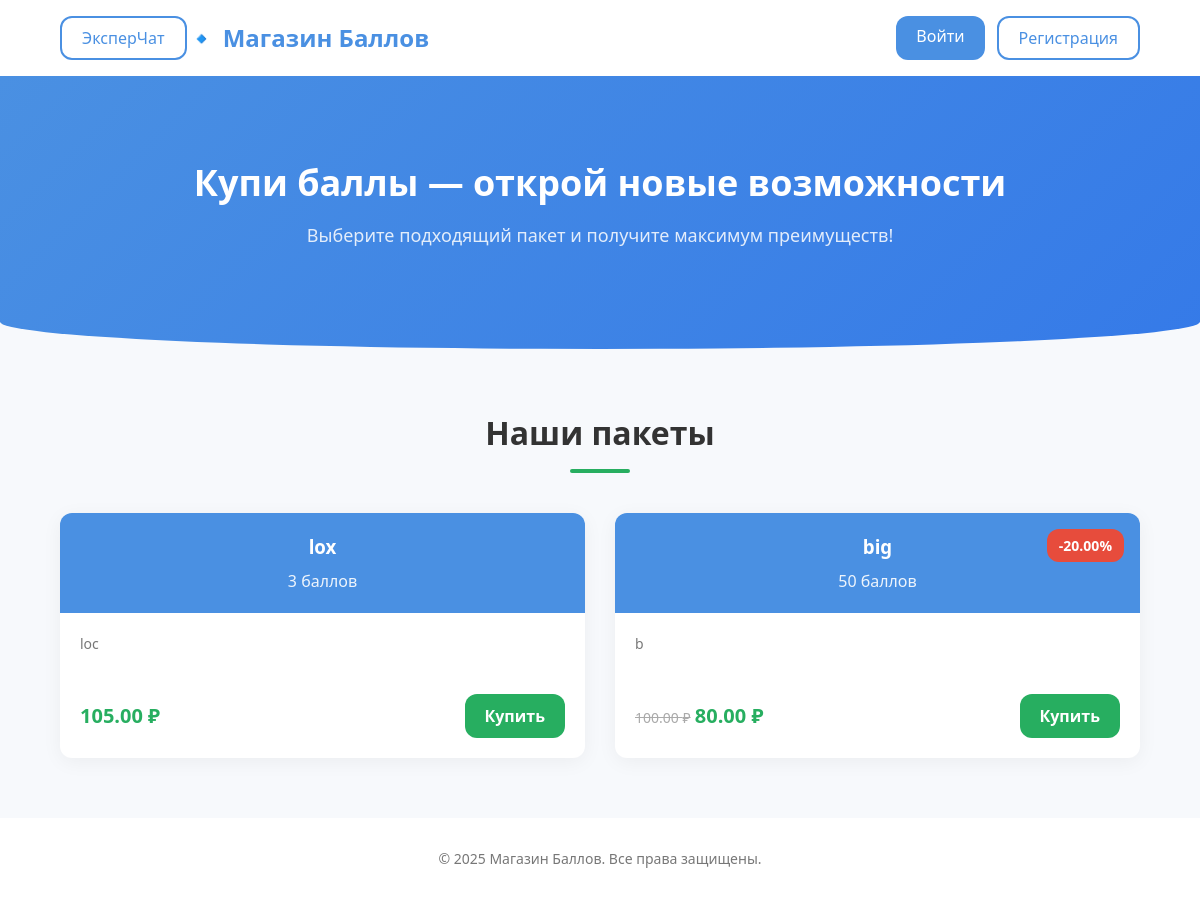
The app's page /store/, older data.
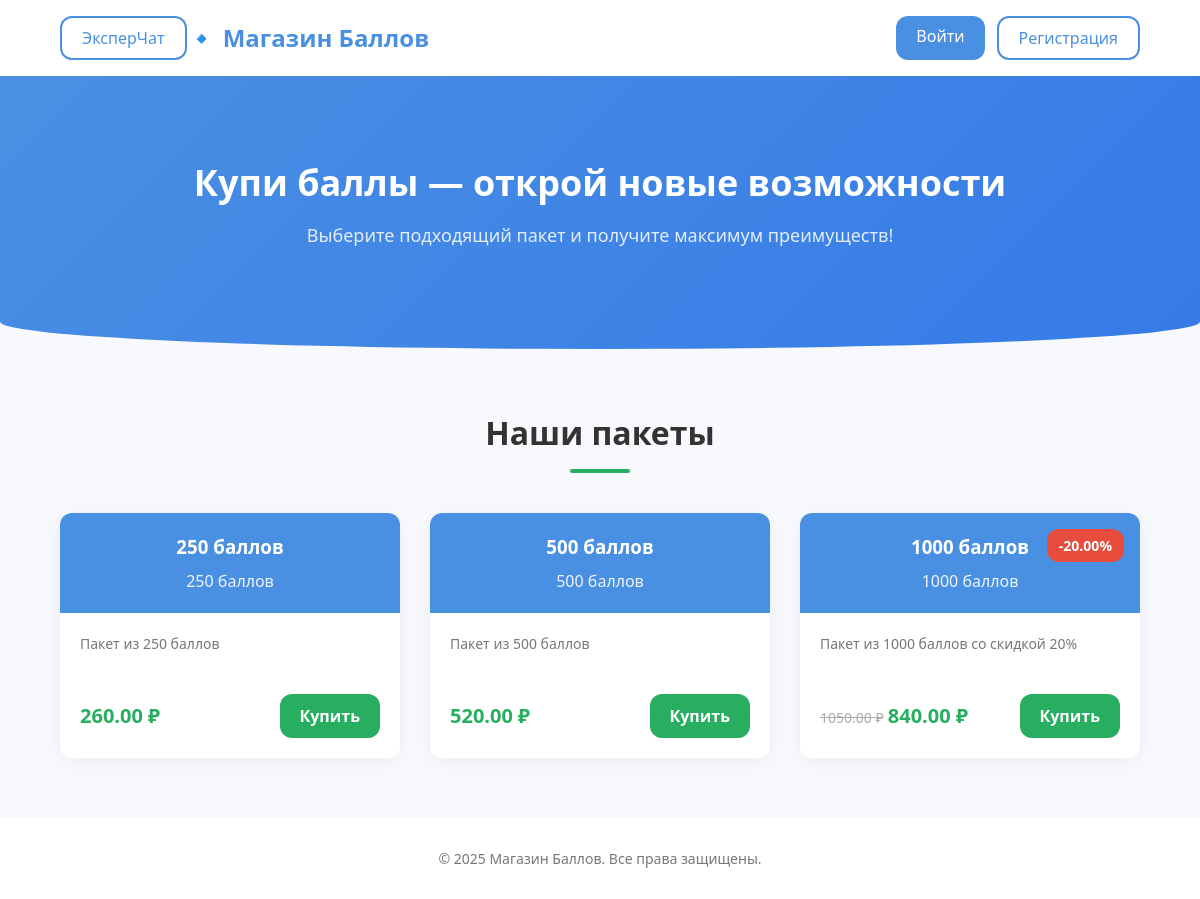
The same page, newer data.
### store/models.py (models this page shows, shortened)
class Package(models.Model):
    name = models.CharField(max_length=100, verbose_name="Название пакета")
    slug = models.SlugField(max_length=100)
    description = models.TextField(verbose_name="Описание")
    points = models.PositiveIntegerField(verbose_name="Количество баллов")
    price = models.DecimalField(max_digits=8, decimal_places=2, verbose_name="Цена (₽)")
    discount = models.DecimalField(default=0.00, max_digits=4, decimal_places=2)
    class Meta:
        ordering = ['points']
    def get_absolute_url(self):
        return reverse('store:package_detail', args = [self.slug])
    def sell_price(self):
        if self.discount:
            return round(self.price - self.price * self.discount / 100, 2)
        return self.price

### store/views.py (the view)
# urls.py: path('', store_view, name = 'store'),
def store_view(request):
    packages = Package.objects.all()
    balance = None
    if request.user.is_authenticated:
        info, _ = AdditionalInfo.objects.get_or_create(user_id=request.user.id)
        balance = info.balance
    return render(request, 'store/store.html', {
        'packages': packages,
        'balance': balance,
    })

### store/templates/store/store.html (shortened to what this page needs)
{% load static %}
<!DOCTYPE html>
<html lang="ru">
<head>
  <link rel="stylesheet" href="{% static 'css/store.css' %}">
</head>
<body>
<header class="site-header">
  <div class="container header-inner">
    <a href="{% url 'categories' %}" class="btn outlined">ЭксперЧат</a>
    <div class="logo">🔹 Магазин Баллов</div>
    <div class="auth-buttons">
      {% if user.is_authenticated %}
        <form action="{% url 'logout' %}" method="post" class="logout-form">
            {% csrf_token %}
            <button type="submit" class="btn outlined">Выйти</button>
        </form>
        <span class="balance">Баланс: {{ balance }} баллов</span>
      {% else %}
        <a href="{% url 'login' %}?next={{ request.path }}" class="btn primary">Войти</a>
        <a href="{% url 'auth' %}" class="btn outlined">Регистрация</a>
      {% endif %}
    </div>
  </div>
</header>
<section class="hero">
  <div class="container">
    <h1>Купи баллы — открой новые возможности</h1>
    <p>Выберите подходящий пакет и получите максимум преимуществ!</p>
  </div>
</section>
<main class="packages-section">
  <div class="container">
    <div class="section-title">
      <h2>Наши пакеты</h2>
      <div class="underline"></div>
    </div>
    <div class="packages-grid">
      {% for package in packages %}
        <div class="package-card">
          {% if package.discount %}
            <div class="badge">‑{{ package.discount }}%</div>
          {% endif %}
          <div class="card-header">
            <h3>{{ package.name }}</h3>
            <div class="points">{{ package.points }} баллов</div>
          </div>
          <div class="card-body">
            <p>{{ package.description }}</p>
          </div>
          <div class="card-footer">
            <div class="price-block">
              {% if package.discount %}
                <span class="old-price">{{ package.price }} ₽</span>
              {% endif %}
              <span class="new-price">{{ package.sell_price }} ₽</span>
            </div>
            <a href="{{ package.get_absolute_url }}" class="btn btn-buy">Купить</a>
          </div>
        </div>
      {% endfor %}
    </div>
  </div>
</main>
<footer class="site-footer">
  <div class="container">
    <p>© 2025 Магазин Баллов. Все права защищены.</p>
  </div>
</footer>
</body>
</html>

### store/static/css/store.css (style rules this page uses)
:root { --primary: #4a90e2; --primary-dark: #357ae8; --accent: #27ae60; --danger: #e74c3c; --bg: #f7f9fc; --card-bg: #ffffff; --text: #333333; --muted: #777777; --radius: 12px; --transition: 0.3s ease; }
* { box-sizing: border-box; margin: 0; padding: 0; }
body { font-family: 'Segoe UI', sans-serif; background: var(--bg); color: var(--text); line-height: 1.5; }
.container { width: 90%; max-width: 1200px; margin: 0 auto; }
.site-header { background: #fff; box-shadow: 0 2px 8px rgba(0, 0, 0, 0.05); }
.header-inner { display: flex; align-items: center; padding: 16px 0; }
.logo { font-size: 24px; font-weight: bold; color: var(--primary); }
.auth-buttons { margin-left: auto; display: flex; gap: 12px; }
.btn { display: inline-block; text-decoration: none; padding: 8px 20px; border-radius: var(--radius); font-weight: 500; line-height: 1.5; transition: background var(--transition), color var(--transition), border var(--transition), opacity var(--transition); }
.btn.outlined { background: transparent; border: 2px solid var(--primary); color: var(--primary); }
.btn.primary { background: var(--primary); color: #fff; }
.btn-buy { background: var(--accent); color: #fff; padding: 10px 20px; font-weight: 600; }
.hero { background: linear-gradient(135deg, var(--primary), var(--primary-dark)); color: #fff; text-align: center; padding: 80px 0 100px; border-bottom-left-radius: 50% 10%; border-bottom-right-radius: 50% 10%; }
.hero h1 { font-size: 36px; margin-bottom: 12px; }
.hero p { font-size: 18px; opacity: 0.85; }
.packages-section { padding: 60px 0; }
.section-title { text-align: center; margin-bottom: 40px; }
.section-title h2 { font-size: 32px; display: inline-block; position: relative; }
.underline { width: 60px; height: 4px; background: var(--accent); margin: 12px auto 0; border-radius: 2px; }
.packages-grid { display: grid; grid-template-columns: repeat(auto-fit, minmax(280px, 1fr)); gap: 30px; }
.package-card { position: relative; background: var(--card-bg); border-radius: var(--radius); overflow: hidden; box-shadow: 0 4px 20px rgba(0, 0, 0, 0.05); display: flex; flex-direction: column; transition: transform var(--transition), box-shadow var(--transition); }
.badge { position: absolute; top: 16px; right: 16px; background: var(--danger); color: #fff; padding: 6px 12px; border-radius: var(--radius); font-size: 14px; font-weight: bold; }
.card-header { background: var(--primary); color: #fff; padding: 20px; text-align: center; }
.card-header h3 { margin-bottom: 8px; }
.points { font-size: 16px; opacity: 0.9; }
.card-body { padding: 20px; flex-grow: 1; font-size: 14px; color: var(--muted); }
.card-footer { padding: 20px; display: flex; align-items: center; justify-content: space-between; gap: 12px; }
.old-price { text-decoration: line-through; color: #aaa; font-size: 14px; }
.new-price { font-size: 20px; font-weight: bold; color: var(--accent); }
.site-footer { background: #fff; padding: 30px 0; text-align: center; font-size: 14px; color: var(--muted); }

Row changes from the older to the newer data that the page shows:
removed Package: name "lox", points "3", description "loc", sell_price "105.00"
removed Package: discount "20.00", name "big", points "50", description "b", price "100.00", sell_price "80.00"
added Package: name "250 баллов", points "250", description "Пакет из 250 баллов", sell_price "260.00"
added Package: name "500 баллов", points "500", description "Пакет из 500 баллов", sell_price "520.00"
added Package: discount "20.00", name "1000 баллов", points "1000", description "Пакет из 1000 баллов со скидкой 20%", price "1050.00", sell_price "840.00"
